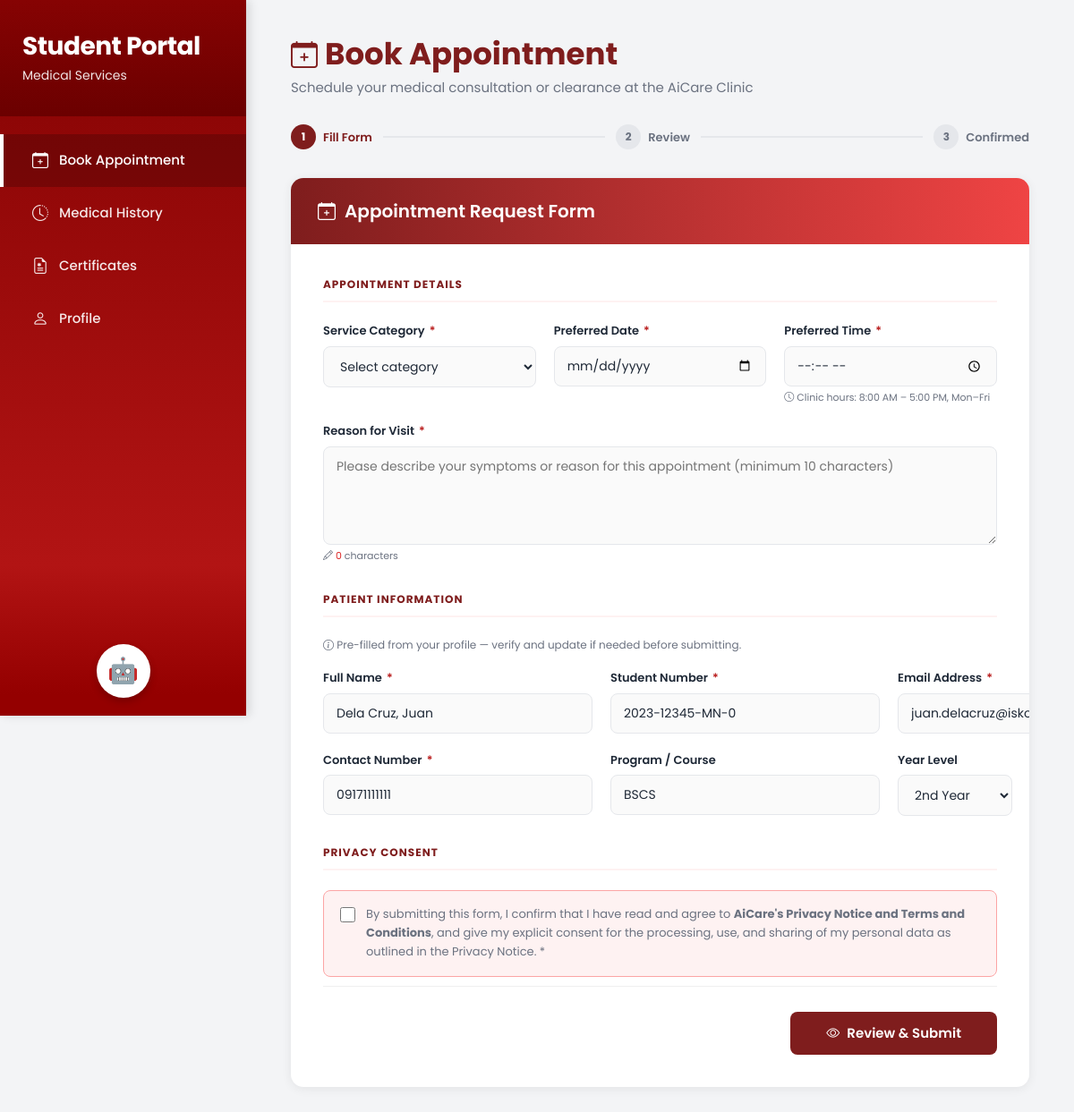
The page /student/book_appointment.php (signed in) on the database its author committed.
### tables this page shows
CREATE TABLE students (
    student_id               INT UNSIGNED AUTO_INCREMENT PRIMARY KEY,
    user_id                  INT UNSIGNED NOT NULL UNIQUE,
    student_number           VARCHAR(30)  NOT NULL UNIQUE
                             COMMENT 'e.g. 2023-12345-MN-0',
    last_name                VARCHAR(100) NOT NULL,
    first_name               VARCHAR(100) NOT NULL,
    middle_name              VARCHAR(100),
    sex                      ENUM('Male','Female','Prefer not to say'),
    date_of_birth            DATE,
    civil_status             ENUM('Single','Married','Widowed','Separated'),
    contact_number           VARCHAR(20),
    email                    VARCHAR(191),
    address                  TEXT,
    campus                   VARCHAR(100),
    college                  VARCHAR(100),
    program                  VARCHAR(100) COMMENT 'e.g. BSIT',
    year_level               ENUM('1st Year','2nd Year','3rd Year',
                                  '4th Year','5th Year','Graduate'),
    school_year              VARCHAR(20)  COMMENT 'e.g. 2025-2026',
    emergency_contact_name   VARCHAR(200),
    emergency_contact_number VARCHAR(20),
    photo_path               VARCHAR(255),
    created_at               DATETIME NOT NULL DEFAULT CURRENT_TIMESTAMP,
    updated_at               DATETIME NOT NULL DEFAULT CURRENT_TIMESTAMP
                             ON UPDATE CURRENT_TIMESTAMP,
    CONSTRAINT fk_student_user FOREIGN KEY (user_id)
        REFERENCES users(user_id) ON DELETE CASCADE ON UPDATE CASCADE,
    INDEX idx_student_number  (student_number),
    INDEX idx_student_college (college)
);

### student/book_appointment.php (the view, shortened to what this page needs)
<?php
require_once "../config/db.php";
$role       = $_SESSION['role'];
$profile_id = $_SESSION['profile_id'];
if ($role === 'student') {
    $q = mysqli_prepare($c,
        "SELECT CONCAT(last_name, ', ', first_name, ' ', IFNULL(middle_name,'')) AS full_name,
                student_number, email, contact_number, program, year_level
         FROM   students WHERE student_id = ? LIMIT 1");
    mysqli_stmt_bind_param($q, "i", $profile_id);
}
mysqli_stmt_execute($q);
$prefill = mysqli_fetch_assoc(mysqli_stmt_get_result($q)) ?? [];
$field_errors     = [];
$P = $_POST ?? [];
function fval(string $key, array $post, array $prefill, string $prefill_key = ''): string {
    $pk = $prefill_key ?: $key;
    if (!empty($prefill[$pk])) return htmlspecialchars($prefill[$pk]);
    return '';
}
function fclass(string $key, array $errs): string {
    return isset($errs[$key]) ? ' is-invalid' : '';
}
$portal_title   = $role === 'student' ? 'Student Portal'  : 'Employee Portal';
$id_label       = $role === 'student' ? 'Student Number'  : 'Employee Number';
$id_placeholder = $role === 'student' ? 'e.g., 2023-12345-MN-0' : 'e.g., EMP-00123';
$prog_label     = $role === 'student' ? 'Program / Course' : 'Position / Designation';
$level_label    = $role === 'student' ? 'Year Level'       : 'Department';
?>
<!DOCTYPE html>
<html lang="en">
<head>
    <link href="https://cdnjs.cloudflare.com/ajax/libs/bootstrap/5.3.2/css/bootstrap.min.css" rel="stylesheet">
    <link rel="stylesheet" href="https://cdn.jsdelivr.net/npm/bootstrap-icons@1.11.1/font/bootstrap-icons.css">
</head>
<body>
<div class="sidebar">
    <div class="sidebar-header">
        <h1><?= htmlspecialchars($portal_title) ?></h1>
        <p>Medical Services</p>
    </div>
    <nav class="sidebar-nav">
        <a href="book_appointment.php" class="nav-item active">
            <i class="bi bi-calendar-plus"></i><span>Book Appointment</span>
        </a>
        <a href="medical_history.php" class="nav-item">
            <i class="bi bi-clock-history"></i><span>Medical History</span>
        </a>
        <a href="certificates.php" class="nav-item">
            <i class="bi bi-file-earmark-medical"></i><span>Certificates</span>
        </a>
        <a href="profile.php" class="nav-item">
            <i class="bi bi-person"></i><span>Profile</span>
        </a>
    </nav>
    <div class="sidebar-footer">
        <div class="chatbot-toggle" id="chatbotToggle">🤖</div>
    </div>
</div>
<main class="main-content">
    <div class="page-header">
        <h2><i class="bi bi-calendar-plus me-2" style="font-size:30px;vertical-align:middle;"></i>Book Appointment</h2>
        <p>Schedule your medical consultation or clearance at the AiCare Clinic</p>
    </div>
    <div class="progress-steps" id="progressSteps">
        <div class="step active" id="step1">
            <div class="step-num">1</div>
            <span>Fill Form</span>
        </div>
        <div class="step-line" id="line1"></div>
        <div class="step" id="step2">
            <div class="step-num">2</div>
            <span>Review</span>
        </div>
        <div class="step-line" id="line2"></div>
        <div class="step" id="step3">
            <div class="step-num">3</div>
            <span>Confirmed</span>
        </div>
    </div>
    <div class="form-card">
        <div class="form-card-header">
            <i class="bi bi-calendar-plus"></i>
            Appointment Request Form
        </div>
        <div class="form-card-body">
            <form method="POST" action="book_appointment.php" id="appointmentForm" novalidate>
                <div class="section-divider">Appointment Details</div>
                <div class="form-grid-3">
                    <div class="form-group">
                        <label for="service_category">Service Category <span class="req">*</span></label>
                        <select name="service_category" id="service_category"
                                class="<?= fclass('service_category', $field_errors) ?>">
                            <option value="" disabled <?= empty($P['service_category']) ? 'selected' : '' ?>>Select category</option>
                        </select>
                    </div>
                    <div class="form-group">
                        <label for="appointment_date">Preferred Date <span class="req">*</span></label>
                        <input type="date" name="appointment_date" id="appointment_date"
                               value="<?= htmlspecialchars($P['appointment_date'] ?? '') ?>"
                               min="<?= date('Y-m-d') ?>"
                               class="<?= fclass('appointment_date', $field_errors) ?>">
                    </div>
                    <div class="form-group">
                        <label for="appointment_time">Preferred Time <span class="req">*</span></label>
                        <input type="time" name="appointment_time" id="appointment_time"
                               value="<?= htmlspecialchars($P['appointment_time'] ?? '') ?>"
                               min="08:00" max="17:00"
                               class="<?= fclass('appointment_time', $field_errors) ?>">
                        <span style="font-size:11px;color:var(--text-gray);margin-top:4px;">
                            <i class="bi bi-clock"></i> Clinic hours: 8:00 AM – 5:00 PM, Mon–Fri
                        </span>
                    </div>
                </div>
                <div class="form-group" style="margin-top:20px;">
                    <label for="reason_for_visit">Reason for Visit <span class="req">*</span></label>
                    <textarea name="reason_for_visit" id="reason_for_visit"
                              placeholder="Please describe your symptoms or reason for this appointment (minimum 10 characters)"
                              class="<?= fclass('reason_for_visit', $field_errors) ?>"><?= htmlspecialchars($P['reason_for_visit'] ?? '') ?></textarea>
                    <span style="font-size:11px;color:var(--text-gray);margin-top:4px;" id="reasonCount">
                        <i class="bi bi-pencil"></i> <span id="charCount">0</span> characters
                    </span>
                </div>
                <div class="section-divider">Patient Information</div>
                <p style="font-size:12px;color:var(--text-gray);margin-bottom:18px;">
                    <i class="bi bi-info-circle"></i>
                    Pre-filled from your profile — verify and update if needed before submitting.
                </p>
                <div class="form-grid-3">
                    <div class="form-group">
                        <label for="full_name">Full Name <span class="req">*</span></label>
                        <input type="text" name="full_name" id="full_name"
                               value="<?= fval('full_name', $P, $prefill, 'full_name') ?>"
                               placeholder="Last, First Middle Name"
                               class="<?= fclass('full_name', $field_errors) ?>">
                    </div>
                    <div class="form-group">
                        <label for="id_number"><?= $id_label ?> <span class="req">*</span></label>
                        <input type="text" name="id_number" id="id_number"
                               value="<?= fval('id_number', $P, $prefill, 'student_number') ?>"
                               placeholder="<?= htmlspecialchars($id_placeholder) ?>"
                               class="<?= fclass('id_number', $field_errors) ?>">
                    </div>
                    <div class="form-group">
                        <label for="email_input">Email Address <span class="req">*</span></label>
                        <input type="email" name="email_input" id="email_input"
                               value="<?= fval('email_input', $P, $prefill, 'email') ?>"
                               placeholder="juan@iskolar.pup.edu.ph"
                               class="<?= fclass('email_input', $field_errors) ?>">
                    </div>
                </div>
                <div class="form-grid-3" style="margin-top:20px;">
                    <div class="form-group">
                        <label for="contact_number">Contact Number <span class="req">*</span></label>
                        <input type="tel" name="contact_number" id="contact_number"
                               value="<?= fval('contact_number', $P, $prefill, 'contact_number') ?>"
                               placeholder="09XX-XXX-XXXX"
                               class="<?= fclass('contact_number', $field_errors) ?>">
                    </div>
                    <div class="form-group">
                        <label for="program_input"><?= htmlspecialchars($prog_label) ?></label>
                        <input type="text" name="program_input" id="program_input"
                               value="<?= fval('program_input', $P, $prefill, 'program') ?>"
                               placeholder="e.g., BSIT">
                    </div>
                    <div class="form-group">
                        <label for="level_input"><?= htmlspecialchars($level_label) ?></label>
                        <?php if ($role === 'student'): ?>
                        <select name="level_input" id="level_input">
                            <?php
                            $years = ['1st Year','2nd Year','3rd Year','4th Year','5th Year','Graduate'];
                            $cur   = $P['level_input'] ?? ($prefill['year_level'] ?? '');
                            foreach ($years as $yr):
                                echo '<option value="' . htmlspecialchars($yr) . '" ' . ($cur === $yr ? 'selected' : '') . '>' . htmlspecialchars($yr) . '</option>';
                            endforeach; ?>
                        </select>
                        <?php else: ?>
                        <input type="text" name="level_input" id="level_input"
                               value="<?= fval('level_input', $P, $prefill, 'year_level') ?>"
                               placeholder="e.g., CCS">
                        <?php endif; ?>
                    </div>
                </div>
                <div class="section-divider">Privacy Consent</div>
                <div class="consent-group <?= isset($field_errors['terms']) ? 'invalid' : '' ?>" id="consentGroup">
                    <input type="checkbox" name="terms" id="terms"
                           <?= isset($P['terms']) ? 'checked' : '' ?>>
                    <label for="terms">
                        By submitting this form, I confirm that I have read and agree to
                        <strong>AiCare's Privacy Notice and Terms and Conditions</strong>, and give
                        my explicit consent for the processing, use, and sharing of my personal
                        data as outlined in the Privacy Notice.
                        <span class="req">*</span>
                    </label>
                </div>
                <div class="form-actions">
                    <button type="button" id="reviewBtn" class="btn-submit">
                        <i class="bi bi-eye"></i> Review & Submit
                    </button>
                </div>
            </form>
        </div>
    </div>
</main>
</body>
</html>

### rows shown on the page
students: id_number "2023-12345-MN-0", email_input "juan.delacruz@iskolar.pup.edu.ph", contact_number "09171111111", program_input "BSCS", level_input "2nd Year"

### other values the page prints
$portal_title "Student Portal"
$id_label "Student Number"
$prog_label "Program / Course"
$level_label "Year Level"
